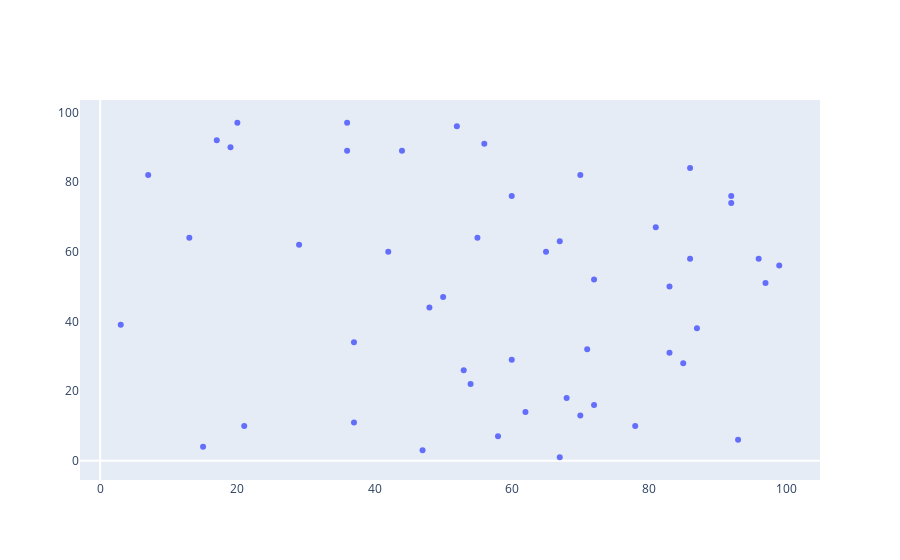

Notebook code for this chart:
### Code cell
random_x = np.random.randint(1, 100, 50)
random_y = np.random.randint(1, 100, 50)

data = [go.Scatter(
    x = random_x,
    y = random_y,
    mode = 'markers'
    )]

layout = go.Layout(
    xaxis = dict(
        showgrid = False,
        showline = False,
    ),
    yaxis = dict(
        showgrid = False,
        showline = False,
    ),
)
fig = go.Figure(data= data,layout=layout)
iplot(fig)

### Figure 1 — Plotly figure (JSON) as saved in the notebook; plotly's stock layout.template omitted (floating-point values rounded to 4 significant figures)
{"data": [{"mode": "markers", "type": "scatter", "x": [52, 15, 50, 60, 53, 17, 72, 86, 70, 3, 62, 92, 83, 97, 21, 93, 87, 86, 81, 68, 37, 65, 37, 99, 20, 71, 58, 7, 13, 96, 29, 47, 83, 67, 72, 70, 78, 56, 67, 48, 44, 19, 60, 42, 36, 54, 85, 92, 36, 55], "y": [96, 4, 47, 76, 26, 92, 52, 84, 13, 39, 14, 76, 31, 51, 10, 6, 38, 58, 67, 18, 11, 60, 34, 56, 97, 32, 7, 82, 64, 58, 62, 3, 50, 63, 16, 82, 10, 91, 1, 44, 89, 90, 29, 60, 97, 22, 28, 74, 89, 64]}], "layout": {"xaxis": {"showgrid": false, "showline": false}, "yaxis": {"showgrid": false, "showline": false}}}
